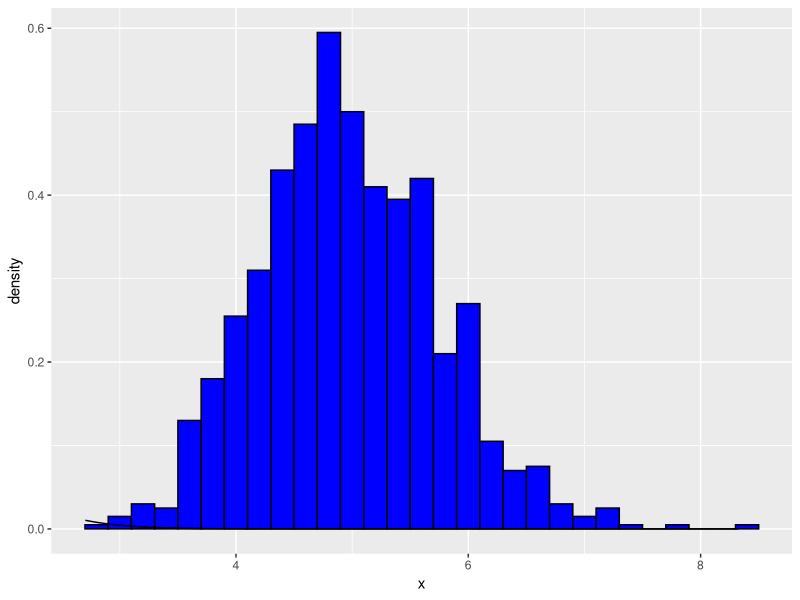

This chart was generated by the following R code:
## ---- chunk 1
lambda = 0.2
n = 40
sim = 1:1000
set.seed(12345)
sampleMeans <- data.frame(x = sapply(sim, function(x) {mean(rexp(n, lambda))}))
head(sampleMeans)
sampleMean <- mean(sampleMeans$x)
theoreticalMean <- 1/lambda
sampleMean
theoreticalMean
## ---- chunk 2
variance <- sd(sampleMeans$x)
theoreticalVariance <- (1/lambda)/sqrt(40)
variance
theoreticalVariance
## ---- chunk 3
library(ggplot2)
ggplot(data = sampleMeans, aes(x = x)) + 
    geom_histogram(aes(y=..density..), fill = I('blue'), 
                   binwidth = 0.20, color = I('black')) +
    stat_function(fun = dnorm, arg = list(mean = theoreticalMean, sd = variance))
     
## ---- chunk 4
sampleMean + c(-1,1)*1.96*variance/sqrt(nrow(sampleMeans))
